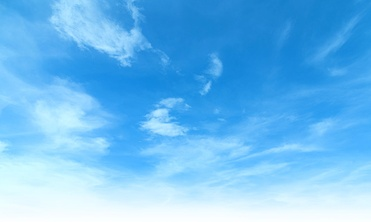
#> input picture images/sky.jpeg, 371 x 222 px, shrunk from 536 x 321 before the run
$ jupyter execute --allow-errors GLCM.ipynb
#> lines starting #> are read from the running program, lines starting #| are printed output that depends on the picture
[cell 1]
import cv2
import matplotlib.pyplot as plt
import numpy as np
import pywt

[cell 2]
sky_image = cv2.imread("../images/sky.jpeg")
#> sky_image is the input picture: shape (222, 371, 3); mean B, G, R 240.6, 187.4, 108.8

gray_sky_image = cv2.cvtColor(sky_image, cv2.COLOR_BGR2GRAY)
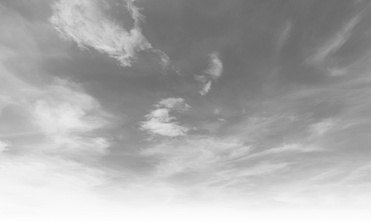
#> gray_sky_image: shape (222, 371); min 105, max 254, mean 170

[cell 3]
plt.imshow(cv2.cvtColor(sky_image, cv2.COLOR_BGR2RGB))

[cell 4]
# get img greyscale

# choose a positional operator
pos_op = [1,0]

# init glcm array
glcm = np.zeros_like(gray_sky_image)

# iterate over image and complete glcm
#> (the rest of this cell did not finish here and is left out)

[cell 5]
high_contrast_image = cv2.imread("../images/high_contrast.jpeg")
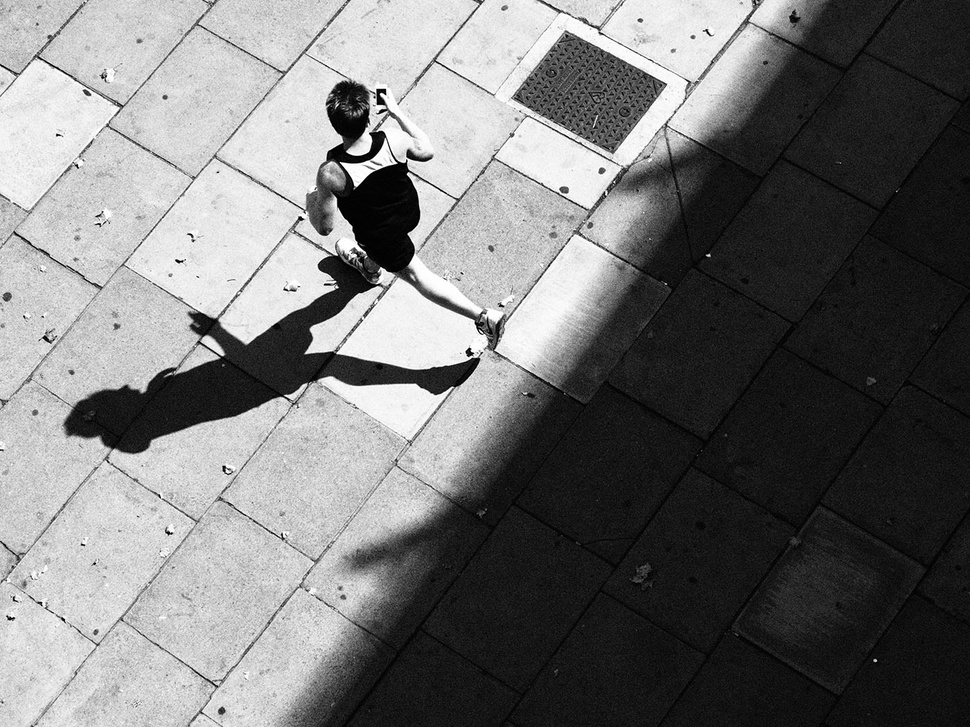
#> input picture images/high_contrast.jpeg, 970 x 727 px, shrunk from 1400 x 1050 before the run
#> high_contrast_image is the input picture: shape (727, 970, 3); min 0, max 255, mean 117.4

high_contrast_gray_image  = cv2.cvtColor(high_contrast_image, cv2.COLOR_BGR2GRAY)

[cell 6]
plt.imshow(cv2.cvtColor(high_contrast_image, cv2.COLOR_BGR2RGB))

[cell 7]
# get img greyscale

# choose a positional operator
pos_op = [1,0]

# init glcm array
glcm = np.zeros_like(high_contrast_gray_image)

# iterate over image and complete glcm
for i in range(high_contrast_gray_image.shape[0]): # row
    for j in range(high_contrast_gray_image.shape[1]): # col
        init_val = high_contrast_gray_image[i,j]
        try:
            target = high_contrast_gray_image[i+pos_op[0],j+pos_op[1]]
        except IndexError:
            continue # out of img bounds
        glcm[init_val,target]+=1
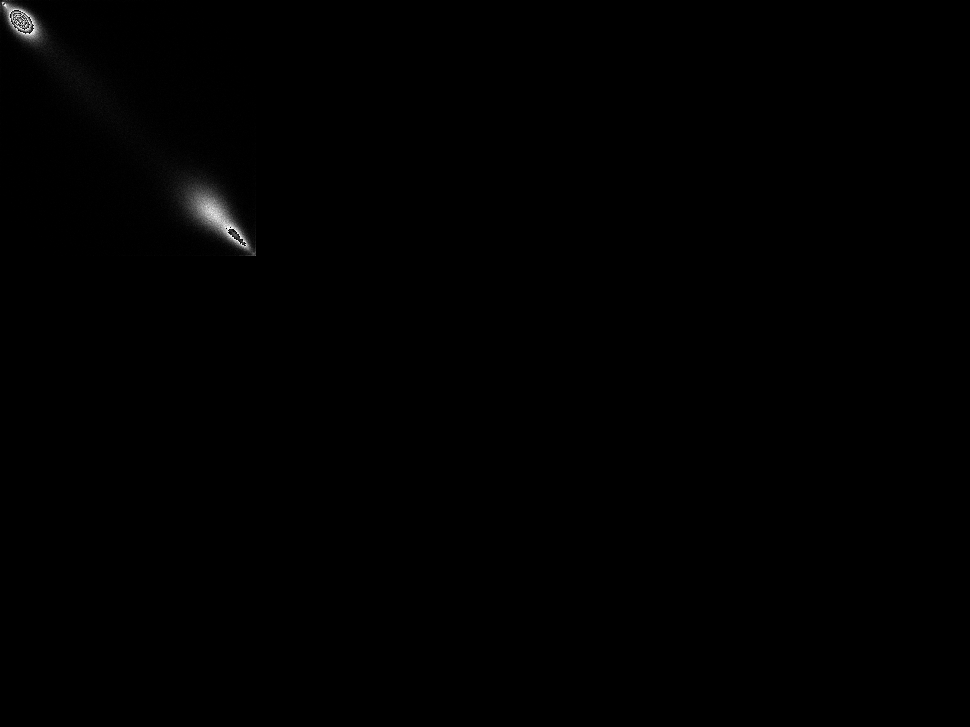
#> glcm: shape (727, 970); min 0, max 254, mean 0.7

glcm = glcm/np.sum(glcm)

plt.imshow(np.log(glcm+1e-6), cmap="gray")
plt.show()
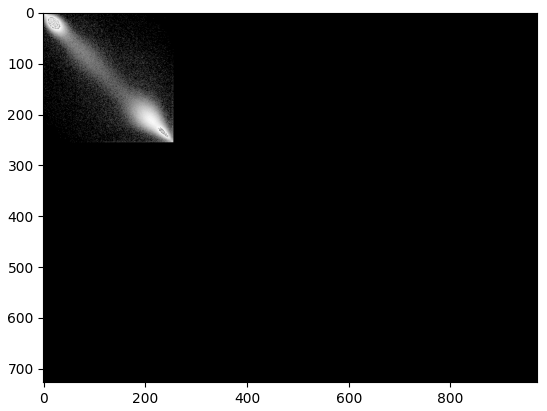
#> figure drawn by matplotlib, 1 panel
